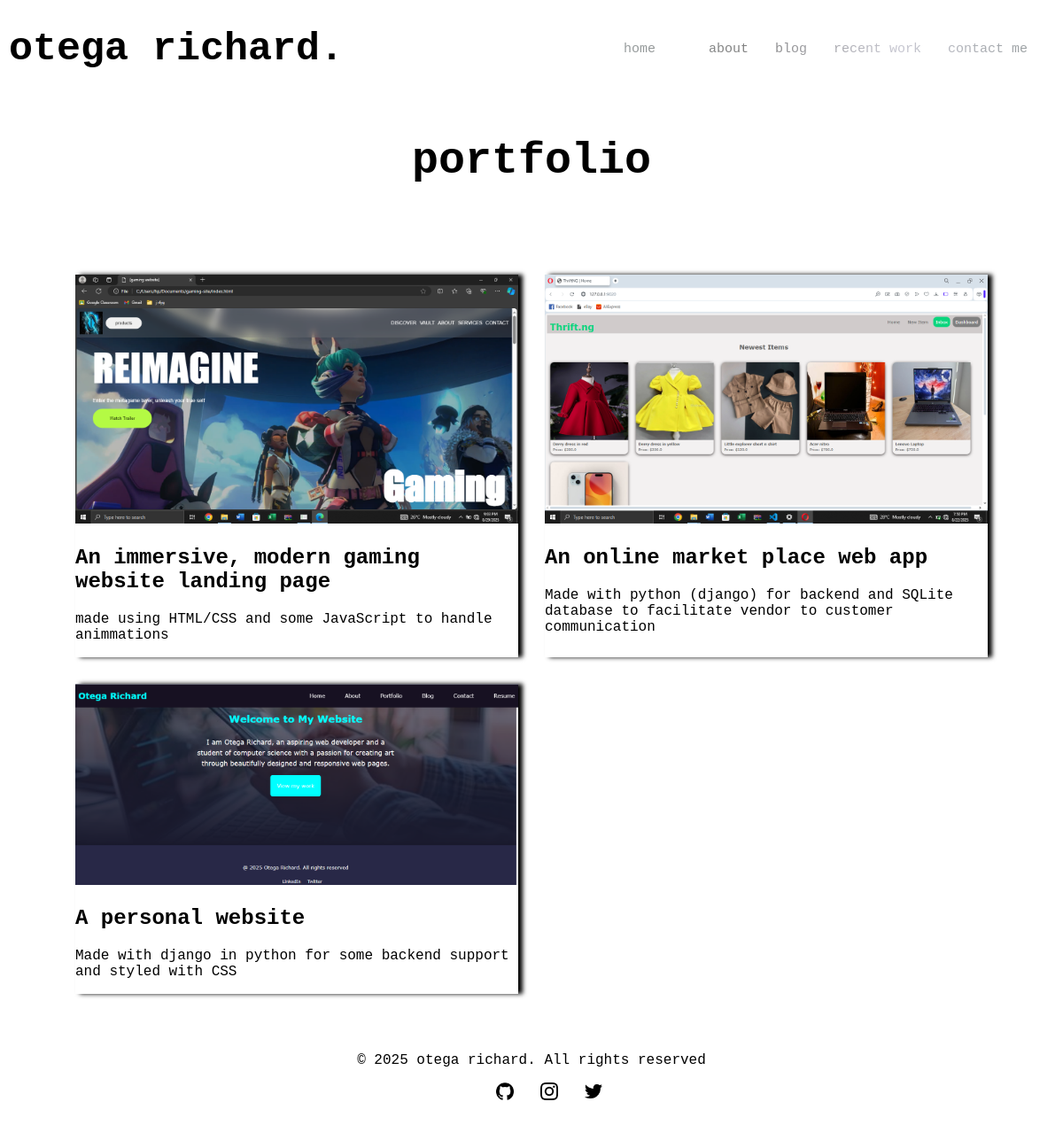
The page /portfolio/ on the database its author committed.
### home/models.py (models this page shows, shortened)
class newProject(models.Model):
  name = models.CharField(max_length = 255)
  description = models.TextField()
  image = models.ImageField(upload_to= 'project_images')
  created_at = models.DateTimeField(auto_now_add= True, null= True)
  class Meta():
    ordering = ['-created_at']

### home/views.py (the view)
# urls.py: path('portfolio/', views.portfolio, name= 'portfolio'),
def portfolio(request):
  newproject = newProject.objects.all()
  return render(request, 'portfolio.html', {
      'newproject': newproject,
  })

### home/templates/portfolio.html (shortened to what this page needs)
{% extends 'base.html' %}
{% load static %}
{% block content %}
           <section class="portfolio-section">
            <h1>portfolio</h1>
            <div class="portfolio-grid">
              {% for newproject in newproject %}
                <div class="image-card">
                    <img src="{{ newproject.image.url }}">
                    <h2>{{ newproject.name }}</h2>
                    <p>{{ newproject.description }}</p>
                </div>
              {% endfor %}
            </div>
           </section>
  {% endblock %}

### home/static/styles.css (style rules this page uses)
body { margin: 0; padding: 0; max-width: 100vw; font-family: 'Courier New', Courier, monospace; }
.portfolio-section { font-family: 'Courier New', Courier, monospace; text-align: center; }
.portfolio-section h1 { font-size: 50px; margin-bottom: 100px; }
.portfolio-grid { text-align: initial; display: grid; grid-template-columns: repeat(auto-fit, minmax(300px, 500px)); justify-content: center; gap: 30px; }
.image-card { overflow: hidden; box-shadow: 5px 0px 5px black; }
.image-card img { width: 100%; height: auto; }

### rows shown on the page
newProject: image (picture), name "An immersive, modern gaming website landing page", description "made using HTML/CSS and some JavaScript to handle animmations"
newProject: image (picture), name "An online market place web app", description "Made with python (django) for backend and SQLite database to facilitate vendor to customer communication"
newProject: image (picture), name "A personal website", description "Made with django in python for some backend support and styled with CSS"
